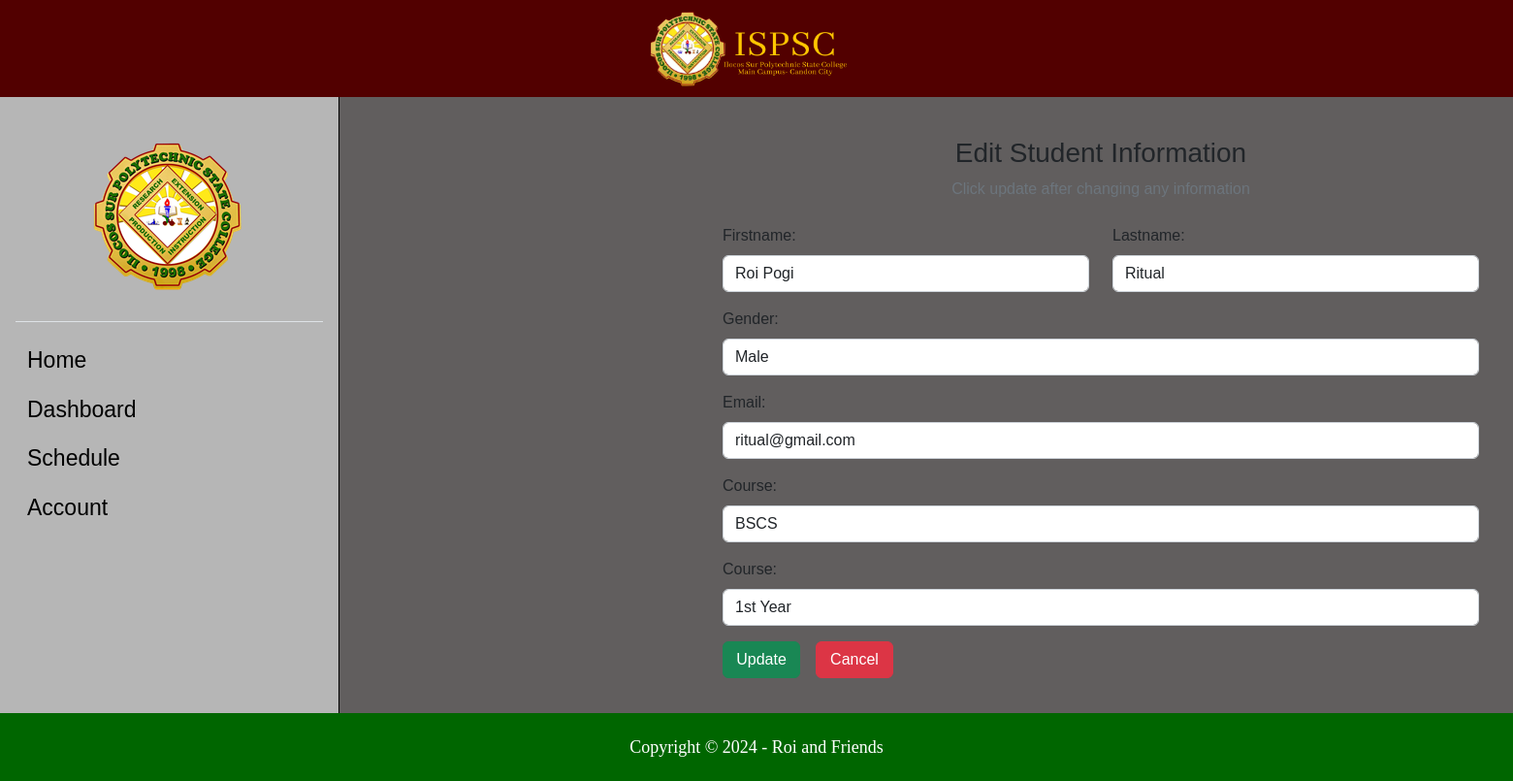
Screenshot of /SMS2/Codes/edit_stud.php?id=1 with the database file from the repository.
### tables this page shows
CREATE TABLE `student` (
  `stud_ID` int(11) NOT NULL,
  `stud_fName` varchar(50) NOT NULL,
  `stud_lName` varchar(50) NOT NULL,
  `stud_Gender` varchar(50) NOT NULL,
  `stud_Email` varchar(50) NOT NULL,
  `stud_Course` varchar(50) NOT NULL,
  `stud_Year` varchar(20) NOT NULL
);

### SMS2/Codes/edit_stud.php (the view, shortened to what this page needs)
<?php
include "db_conn.php";
$id = $_GET["id"];
?>
<!DOCTYPE html>
<html lang="en">
<head>
    <link href="https://cdn.jsdelivr.net/npm/bootstrap@5.2.3/dist/css/bootstrap.min.css" rel="stylesheet"
>
    <link rel="stylesheet" href="https://cdnjs.cloudflare.com/ajax/libs/font-awesome/6.4.0/css/all.min.css"
 />
    <link rel="stylesheet" href="style.css">
</head>
<body>
    <div>
        <header>
            <a class="nav-link active" aria-current="page" href="home.php">
                <img src="Pictures/ispsc_logo2.png" alt="">
            </a>
        </header>
        <div class="mid-content">
            <section>
                <div class="sidebar flex-shrink-0 p-3">
                    <div class="logo">
                        <a href="home.php">
                            <img src="Pictures/ispsc_logo.png" alt="">
                        </a>
                    </div>
                    <ul class="list-unstyled ps-0">
                        <li class="border-top my-3"></li>
                        <li class="mb-1">
                            <button
                                class="sidenav btn btn-toggle d-inline-flex align-items-center rounded border-0 collapsed">
                                <a class="ahome" href="home.php">Home</a>
                            </button>
                        </li>
                        <li class="mb-1">
                            <button
                                class="sidenav btn btn-toggle d-inline-flex align-items-center rounded border-0 collapsed"
                                data-bs-toggle="collapse" data-bs-target="#dashboard-collapse" aria-expanded="false">
                                Dashboard
                            </button>
                        </li>
                        <li class="mb-1">
                            <button
                                class="sidenav btn btn-toggle d-inline-flex align-items-center rounded border-0 collapsed"
                                data-bs-toggle="collapse" data-bs-target="#orders-collapse" aria-expanded="false">
                                Schedule
                            </button>
                        </li>
                        <li class="mb-1">
                            <button
                                class="sidenav btn btn-toggle d-inline-flex align-items-center rounded border-0 collapsed"
                                data-bs-toggle="collapse" data-bs-target="#account-collapse" aria-expanded="false">
                                Account
                            </button>
                        </li>
                    </ul>
                </div>
                <div class="list-container">
                <div class="text-center mb-4">
                    <h3>Edit Student Information</h3>
                    <p class="text-muted">Click update after changing any information</p>
                </div>
                <?php
                $sql = "SELECT * FROM `student` WHERE stud_ID = $id";
                $result = mysqli_query($conn, $sql);
                $row = mysqli_fetch_assoc($result);
                ?>
                <div class="container d-flex justify-content-center">
                    <form action="" method="post" style="width:50vw; min-width:300px;">
                        <div class="row mb-3">
                            <div class="col">
                                <label class="form-label">Firstname:</label>
                                <input type="text" class="form-control" name="stud_fName"
                                    value="<?php echo $row['stud_fName'] ?>">
                            </div>
                            <div class="col">
                                <label class="form-label">Lastname:</label>
                                <input type="text" class="form-control" name="stud_lName"
                                    value="<?php echo $row['stud_lName'] ?>">
                            </div>
                        </div>
                        <div class="mb-3">
                            <th><label class="form-label">Gender:</label></th>
                            <td>
                                <select class="form-control input-sm" name="stud_Gender" value="<?php echo $row['stud_Gender'] ?>">
                                    <option value="Male" >Male</option>
                                </select>
                            </td>
                        </div>
                        <div class="mb-3">
                            <label class="form-label">Email:</label>
                            <input type="email" class="form-control" name="stud_Email" value="<?php echo $row['stud_Email'] ?>">
                        </div>
                        <div class="mb-3">
                            <th><label class="form-label">Course:</label></th>
                            <td>
                                <select class="form-control input-sm" name="stud_Course" value="<?php echo $row['stud_Course'] ?>">
                                    <option value="BSCS" >BSCS</option>
                                </select>
                            </td>
                        </div>
                        <div class="mb-3">
                            <th><label class="form-label">Course:</label></th>
                            <td>
                                <select class="form-control input-sm" name="stud_Year" value="<?php echo $row['stud_Year'] ?>">
                                    <option value="1st Year" >1st Year</option>
                                </select>
                            </td>
                        </div>
                        <div class="addbtn">
                            <button type="submit" class="savebtn btn btn-success" name="submit">Update</button>
                            <a href="student.php" class="btn btn-danger">Cancel</a>
                        </div>
                    </form>
                </div>
                </div>
            </section>
        </div>
        <footer>
            <p>Copyright © 2024 - Roi and Friends</p>
        </footer>
    </div>
</body>
</html>

### SMS2/Codes/style.css (style rules this page uses)
* { margin: 0; padding: 0; font-family: Arial, Helvetica, sans-serif; text-decoration: none; box-sizing: border-box; }
body { background-color: aquamarine; background-size: cover; display: flex; }
.btn { display: flex; justify-content: center; }
.mid-content { margin-top: 6.2rem; height: 82.2vh; }
.mid-content section { display: flex; flex-direction: row; }
.sidebar .logo { margin: 2rem 5rem; }
.sidebar { background-color: #b6b6b6; box-shadow: 0 0px 0px rgba(0, 0, 0, 0.288); height: 82.2vh; margin-bottom: 4px; width: 350px; min-width: 100px; border-right: 1px solid black; }
.sidebar button { font-weight: 500; font-size: 23px; color: black; }
.sidebar .sidenav { font-weight: 500; font-size: 23px; color: black; }
.sidebar .sidenav a { font-size: 23px; }
.sidebar a { font-weight: 400; font-size: 18px; text-decoration: none; color: black; }
.mid-content, .main-container { background-color: #615e5e; width: 1920px; }
.mid-content, .list-container { background-color: #615e5e; width: 1920px; }
.list-container { margin-top: -3rem; padding: 90px; }
.list-container a { width: 150px; margin-bottom: 1rem; }
.list-container .addbtn { display: flex; }
.list-container .addbtn a { margin-left: 1rem; width: 80px; }
.list-container .addbtn .savebtn { width: 80px; height: 38px; }
header { background-color: #520000; width: 100%; height: 100px; position: absolute; display: flex; justify-content: center; }
header img { height: 130px; margin-top: -0.5rem; }
footer { display: flex; justify-content: center; align-items: center; width: 100%; height: 70px; background-color: #006600; position: absolute; bottom: 0; left: 0; right: 0; }
footer p { color: #fff; margin: 0; font-family: 'Calibri'; font-size: 18px; }

### rows the page displays
student: stud_fName "Roi Pogi", stud_lName "Ritual", stud_Gender "Male", stud_Email "ritual@gmail.com", stud_Course "BSCS", stud_Year "1st Year"
